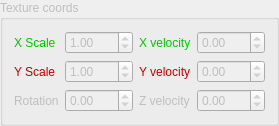
      <widget class="QGroupBox" name="textureCoords">
       <property name="enabled">
        <bool>false</bool>
       </property>
       <property name="title">
        <string>Texture coords</string>
       </property>
       <layout class="QGridLayout" name="gridLayout_5">
        <item row="0" column="3">
         <widget class="QDoubleSpinBox" name="velocityX">
          <property name="minimum">
           <double>-99.000000000000000</double>
          </property>
          <property name="singleStep">
           <double>0.100000000000000</double>
          </property>
         </widget>
        </item>
        <item row="1" column="3">
         <widget class="QDoubleSpinBox" name="velocityY">
          <property name="minimum">
           <double>-99.000000000000000</double>
          </property>
          <property name="singleStep">
           <double>0.100000000000000</double>
          </property>
         </widget>
        </item>
        <item row="1" column="1">
         <widget class="QDoubleSpinBox" name="scaleY">
          <property name="minimum">
           <double>-99.000000000000000</double>
          </property>
          <property name="singleStep">
           <double>0.100000000000000</double>
          </property>
          <property name="value">
           <double>1.000000000000000</double>
          </property>
         </widget>
        </item>
        <item row="0" column="1">
         <widget class="QDoubleSpinBox" name="scaleX">
          <property name="minimum">
           <double>-99.000000000000000</double>
          </property>
          <property name="singleStep">
           <double>0.100000000000000</double>
          </property>
          <property name="value">
           <double>1.000000000000000</double>
          </property>
         </widget>
        </item>
        <item row="0" column="2">
         <widget class="QLabel" name="label_5">
          <property name="styleSheet">
           <string notr="true">color: rgb(0, 200, 0)</string>
          </property>
          <property name="text">
           <string>X velocity</string>
          </property>
         </widget>
        </item>
        <item row="1" column="2">
         <widget class="QLabel" name="label_6">
          <property name="styleSheet">
           <string notr="true">color: rgb(200,0, 0)</string>
          </property>
          <property name="text">
           <string>Y velocity</string>
          </property>
         </widget>
        </item>
        <item row="0" column="0">
         <widget class="QLabel" name="label_28">
          <property name="styleSheet">
           <string notr="true">color: rgb(0, 200, 0)</string>
          </property>
          <property name="text">
           <string>X Scale</string>
          </property>
         </widget>
        </item>
        <item row="1" column="0">
         <widget class="QLabel" name="label_29">
          <property name="styleSheet">
           <string notr="true">color: rgb(200,0, 0)</string>
          </property>
          <property name="text">
           <string>Y Scale</string>
          </property>
         </widget>
        </item>
        <item row="2" column="3">
         <widget class="QDoubleSpinBox" name="velocityZ">
          <property name="minimum">
           <double>-100.000000000000000</double>
          </property>
          <property name="maximum">
           <double>100.000000000000000</double>
          </property>
          <property name="singleStep">
           <double>0.100000000000000</double>
          </property>
          <property name="stepType">
           <enum>QAbstractSpinBox::AdaptiveDecimalStepType</enum>
          </property>
         </widget>
        </item>
        <item row="2" column="2">
         <widget class="QLabel" name="label_11">
          <property name="text">
           <string>Z velocity</string>
          </property>
         </widget>
        </item>
        <item row="2" column="0">
         <widget class="QLabel" name="label_2">
          <property name="text">
           <string>Rotation</string>
          </property>
         </widget>
        </item>
        <item row="2" column="1">
         <widget class="QDoubleSpinBox" name="rotation">
          <property name="wrapping">
           <bool>true</bool>
          </property>
          <property name="minimum">
           <double>-180.000000000000000</double>
          </property>
          <property name="maximum">
           <double>180.000000000000000</double>
          </property>
          <property name="stepType">
           <enum>QAbstractSpinBox::AdaptiveDecimalStepType</enum>
          </property>
         </widget>
        </item>
       </layout>
      </widget>
